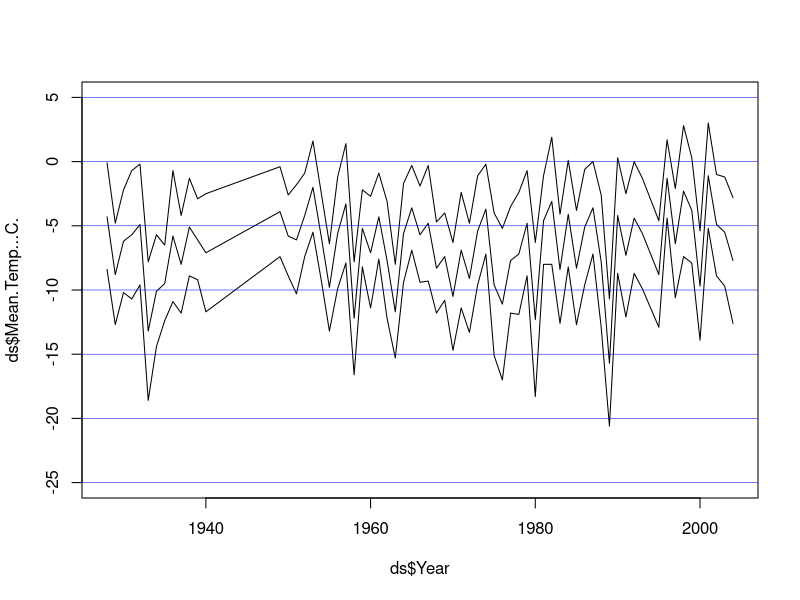

This chart was generated by the following R code:
setwd("/Users/jameshanley/git_repos/statbook/Resources") 

ds=read.csv("en_climate_monthly_QC_7027320_1928-2015_P1M.csv",
             as.is=TRUE)
str(ds) 
summary(ds)

ds=ds[ds$Month==12 & !is.na(ds$Mean.Temp...C.),c("Year",
                      "Mean.Max.Temp...C.",
                     "Mean.Min.Temp...C.",
                     "Mean.Temp...C.") ]
dim(ds)
summary(ds)
plot(ds$Year,ds$Mean.Temp...C., ylim=c(-25,5),type="l")
lines(ds$Year,ds$Mean.Min.Temp...C.,pch=19)
lines(ds$Year,ds$Mean.Max.Temp...C.,pch=19)
abline(h = seq(-25,5,5),lwd=0.5,col="blue")

ds$Year.c = ds$Year-mean(ds$Year)

sd(ds$Mean.Temp...C.)
sd(ds$Mean.Temp...C.)

cor(ds[,2:3])
( V = cov(ds[,2:4]) )
V[1,1]/4 + V[2,2]/4
sd(ds$Mean.Temp...C.)
mean(ds$Mean.Temp...C.)
summary( lm(ds$Mean.Temp...C. ~ ds$Year.c))


                     
              
   

